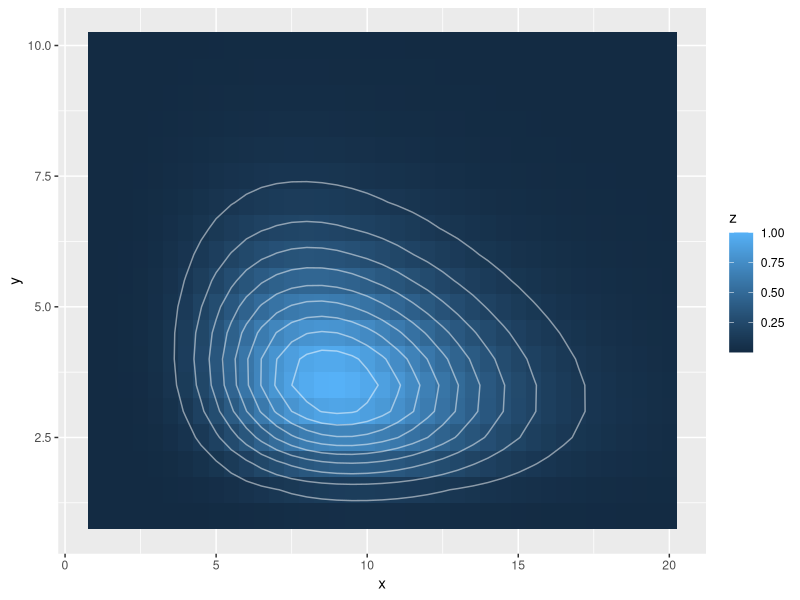
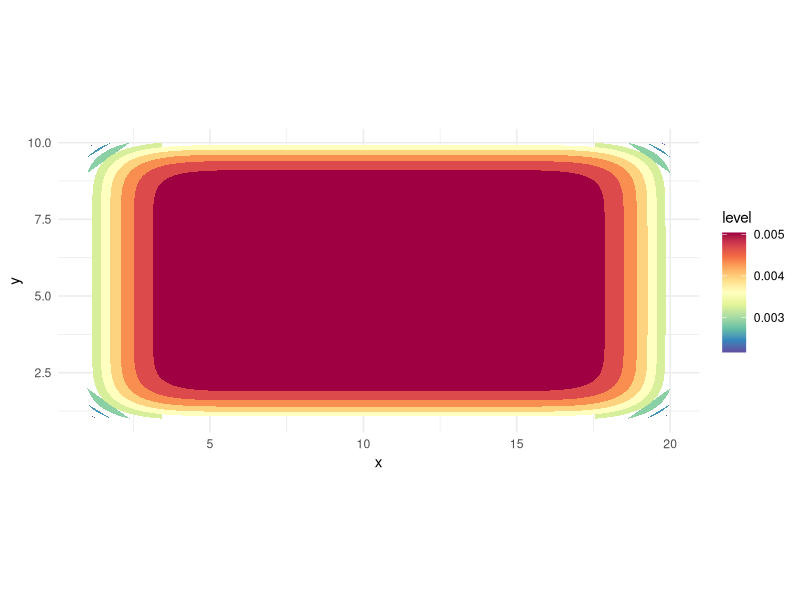

R code for these plots, in order:
# load libraries
library(ggplot2)
library(RColorBrewer)
library(ggthemes)
data = read.table('density1.txt')
   
x=data[,1]
y=data[,2]
z=data[,3]
# build your data.frame
df <- data.frame(x=x, y=y, z=z)

# build color Palette
myPalette <- colorRampPalette(rev(brewer.pal(11, "Spectral")), space="Lab")

ggplot(df) + 
  aes(x = x, y = y, z = z, fill = z) + 
  geom_tile() + 
  geom_contour(color = "white", alpha = 0.5) 
  #+ scale_fill_distiller(palette=myPalette, na.value="white") #+ 
  #theme_bw()
# Plot

ggplot(df, aes(x,y, fill=..level..) ) + 
  stat_density_2d( bins=11, geom = "polygon") +
  scale_fill_gradientn(colours = myPalette(11)) +
  theme_minimal() +
  coord_fixed(ratio = 1)


